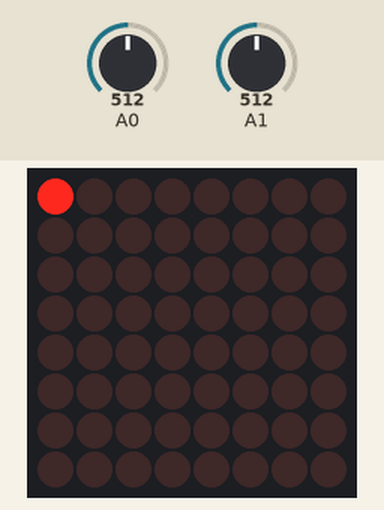
This sketch was run on a simulated Arduino Uno, built with avr-gcc and run on an emulated ATmega328P. Parts: 8×8 LED matrix. Wiring (inferred from the names in the program): MAX7219 LED driver (orientation assumed): data pin 11; clock pin 12; CS pin 8. The inputs (shaded band) are chosen by the test bench; at power-on: A0 = 512, A1 = 512. Random numbers use the default seed unless the sketch sets one.

Above: at 1.2 s.
1.3 s: A0 set to 810
At 1.36 s:
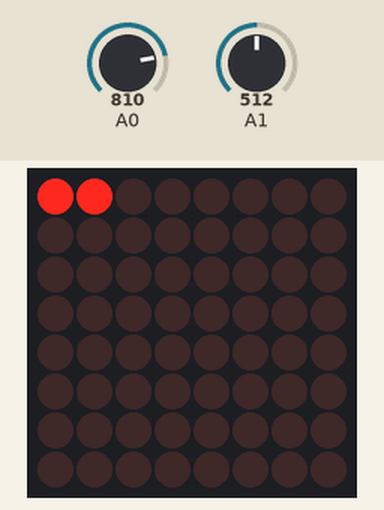
3.1 s: A1 set to 794
4.6 s: A1 set to 812
At 4.74 s:
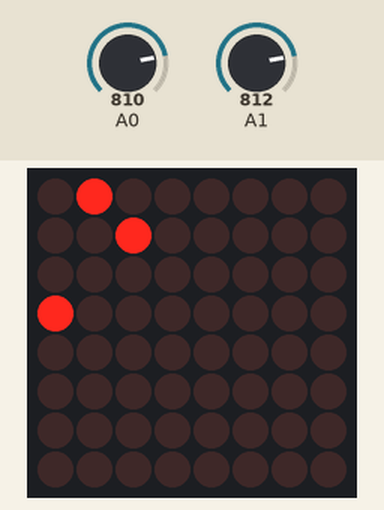
6.5 s: A0 set to 793
At 6.59 s:
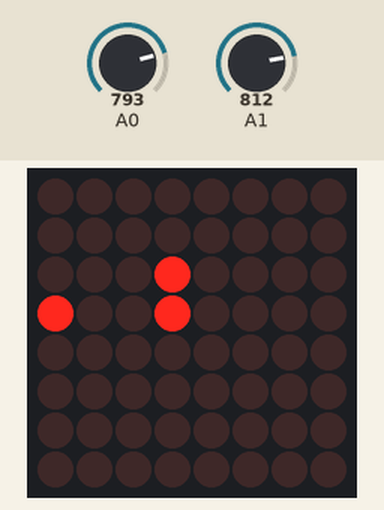
8.3 s: A0 set to 900
At 8.44 s:
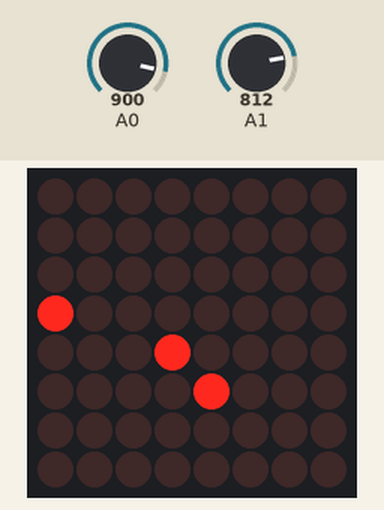
10.1 s: A1 set to 790
At 10.18 s:
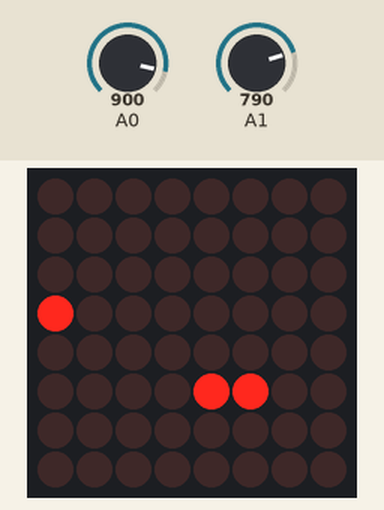

The sketch:

joystick_matrix.ino
```cpp
#define max7219_reg_noop        0x00
#define max7219_reg_digit0      0x01
#define max7219_reg_digit1      0x02
#define max7219_reg_digit2      0x03
#define max7219_reg_digit3      0x04
#define max7219_reg_digit4      0x05
#define max7219_reg_digit5      0x06
#define max7219_reg_digit6      0x07
#define max7219_reg_digit7      0x08
#define max7219_reg_decodeMode  0x09
#define max7219_reg_intensity   0x0a
#define max7219_reg_scanLimit   0x0b
#define max7219_reg_shutdown    0x0c
#define max7219_reg_displayTest 0x0f

#define DEFAULT_MAX 800
#define DEFAULT_MIN 200
#define INTENSITY   0x02
#define DELAY   1000
#define TAIL_LEN 10
byte data = 11;
byte CLOCK = 12;
byte load = 8;
byte buffer[80];
int tail_len = 1;
byte tail[TAIL_LEN][2];
byte NUM = 1;

void setCommand(byte command, byte value)
{
  digitalWrite(load, LOW);
  for (int i = 0; i < NUM; i++)
  {
    shiftOut(data, CLOCK, MSBFIRST, command);
    shiftOut(data, CLOCK, MSBFIRST, value);
  }
  digitalWrite(load, LOW);
  digitalWrite(load, HIGH);
}
void clear() {
  setCommand(max7219_reg_digit7, 0);
  setCommand(max7219_reg_digit6, 0);
  setCommand(max7219_reg_digit5, 0);
  setCommand(max7219_reg_digit4, 0);
  setCommand(max7219_reg_digit3, 0);
  setCommand(max7219_reg_digit2, 0);
  setCommand(max7219_reg_digit1, 0);
  setCommand(max7219_reg_digit0, 0);
  for (int i = 0; i < 80; i++)
    buffer[i] = 0;
}


void setIntensity(byte intensity)
{
  setCommand(max7219_reg_intensity, intensity);
}


void setColumn(byte col, byte value)
{
  int n = col / 8;
  int c = col % 8;
  digitalWrite(load, LOW);
  for (int i = 0; i < NUM; i++)
  {
    if (i == n)
    {
      shiftOut(data, CLOCK, MSBFIRST, c + 1);
      shiftOut(data, CLOCK, MSBFIRST, value);
    }
    else
    {
      shiftOut(data, CLOCK, MSBFIRST, 0);
      shiftOut(data, CLOCK, MSBFIRST, 0);
    }
  }
  digitalWrite(load, LOW);
  digitalWrite(load, HIGH);

  buffer[col] = value;
}


void setDot(byte col, byte row, byte value)
{
  bitWrite(buffer[col], row, value);

  int n = col / 8;
  int c = col % 8;
  digitalWrite(load, LOW);
  for (int i = 0; i < NUM; i++)
  {
    if (i == n)
    {
      shiftOut(data, CLOCK, MSBFIRST, c + 1);
      shiftOut(data, CLOCK, MSBFIRST, buffer[col]);
    }
    else
    {
      shiftOut(data, CLOCK, MSBFIRST, 0);
      shiftOut(data, CLOCK, MSBFIRST, 0);
    }
  }
  digitalWrite(load, LOW);
  digitalWrite(load, HIGH);
}


void reload()
{
  for (int i = 0; i < 8; i++)
  {
    int col = i;
    digitalWrite(load, LOW);
    for (int j = 0; j < NUM; j++)
    {
      shiftOut(data, CLOCK, MSBFIRST, i + 1);
      shiftOut(data, CLOCK, MSBFIRST, buffer[col]);
      col += 8;
    }
    digitalWrite(load, LOW);
    digitalWrite(load, HIGH);
  }
}

void setup() {
  pinMode(data,  OUTPUT);
  pinMode(CLOCK, OUTPUT);
  pinMode(load,  OUTPUT);
  digitalWrite(CLOCK, HIGH);
  pinMode(A0, INPUT);
  pinMode(A1, INPUT);
  //  attachInterrupt(digitalPinToInterrupt(2),set_Tail_Len,FALLING);
  setCommand(max7219_reg_scanLimit, 0x07);
  setCommand(max7219_reg_decodeMode, 0x00);  // using an led matrix (not digits)
  setCommand(max7219_reg_shutdown, 0x01);    // not in shutdown mode
  // no display test
  setCommand(max7219_reg_displayTest, 0x00);
  // empty registers, turn all LEDs off
  clear();
  setIntensity(INTENSITY);

  setDot(0, 0, 0);
  randomSeed(analogRead(A5));
}
byte dotX = 0;
byte dotY = 0;
int appleX = random(0, 7);
int appleY = random(0, 7);
void loop() {
  clear();
  setDot(appleX, appleY, 1);
  //  for (int i = 0; i < 8; i++) {
  //    if ( i % 2 == 0) {
  //      for (int j = 0; j < 8; j++) {
  //        setDot(i, j, 1);
  //        delay(DELAY);
  //      }
  //    }  else {
  //      for (int j = 8; j >= 0; --j) {
  //        setDot(i, j, 1);
  //        delay(DELAY);
  //
  //      }
  //    }
  //  }
  //setDot(0,1,0);
  int VRx = analogRead(A0);
  int VRy = analogRead(A1);

  if (VRx < DEFAULT_MAX && VRx > DEFAULT_MIN && VRy < DEFAULT_MAX && VRy > DEFAULT_MIN) {
    //Do nothing
    drawTail();
    delay(50);
    return;
  }
  if (VRx > DEFAULT_MAX) {
    dotX = (dotX + 1) % 8;
  } else if (VRx < DEFAULT_MIN) {
    dotX = (dotX + 7) % 8;
  }

  if (VRy > DEFAULT_MAX) {
    dotY = (dotY + 1) % 8;
  }
  else if (VRy < DEFAULT_MIN) {
    dotY = (dotY + 7) % 8;
  }
  //  setDot(dotX, dotY, 1);
  collect(dotX, dotY);
  drawTail();
  delay(100);
  if (/*random(0,100)>95*/dotX == appleX && dotY == appleY) {
    tail_len = (tail_len+1)%TAIL_LEN;
    collect(dotX, dotY);
    appleX = random(0, 7);
    appleY = random(0, 7);
  }
}

void collect(int x, int y) {
  for (int i = tail_len - 2; i >= 0; i--) {
    tail[i + 1][0] = tail[i][0];
    tail[i + 1][1] = tail[i][1];
  }

  tail[0][0] = x;
  tail[0][1] = y;

  //  for(int i = 0; i < tail_len; i++){
  //    setDot(tail[i][0], tail[i][1], 1);
  //  }
}

void drawTail() {
  for (int i = 0; i < tail_len; i++) {
    setDot(tail[i][0], tail[i][1], 1);
  }
}
```

Measured:
- the behaviour switches between 800 and 801 on A1 (found by bisection; images 1 and 2)
- the behaviour switches between 801 and 800 on A0 (found by bisection; images 2 and 3)
- after the input at 1.3 s, the display: changes at once (image 1)
